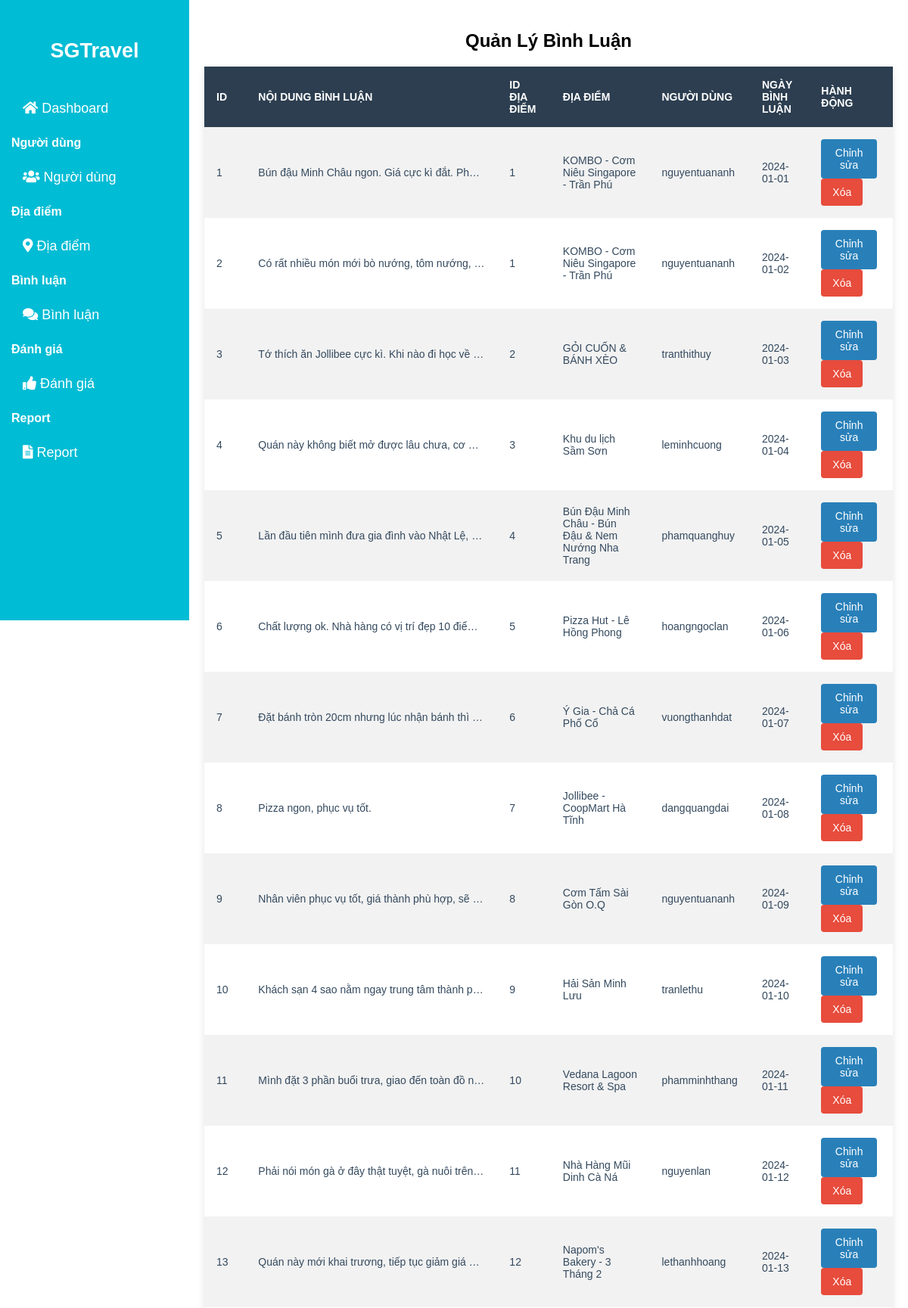
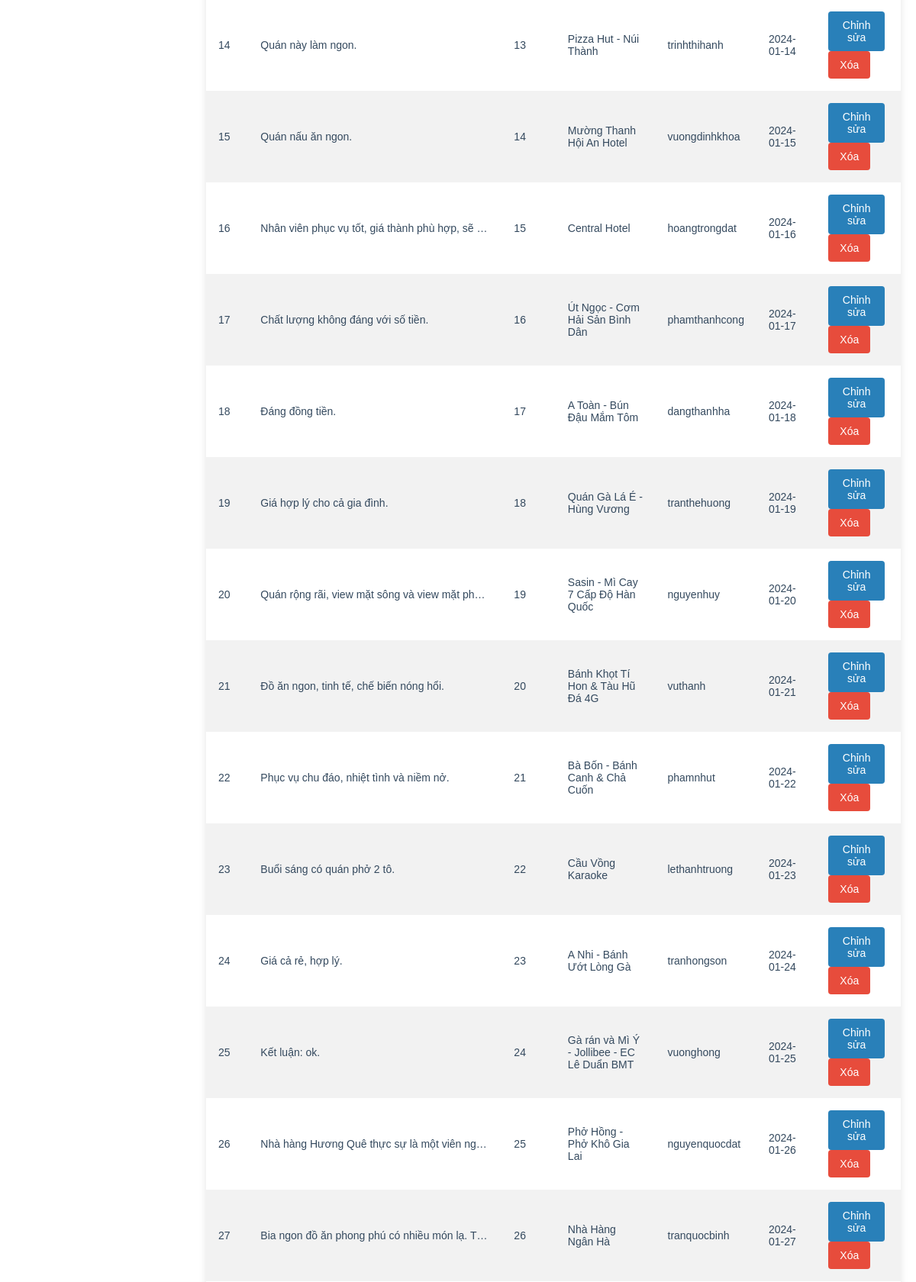
The app's page /admin/comment.php (upper part) with its own data (2 pictures, top to bottom).
### tables this page shows
CREATE TABLE binh_luan (
    id INT AUTO_INCREMENT PRIMARY KEY, 
    noi_dung TEXT NOT NULL,
    id_dia_diem int,
	id_nguoi_dung int,
    ten_dang_nhap VARCHAR(100) NOT NULL, 
    ngay_binh_luan DATE NOT NULL,
	FOREIGN KEY (id_nguoi_dung) REFERENCES tai_khoan(id), 
    FOREIGN KEY (id_dia_diem) REFERENCES dia_diem(id) 
);

CREATE TABLE dia_diem (
    id INT AUTO_INCREMENT PRIMARY KEY,        
    ten_dia_diem VARCHAR(255),                
    dia_chi VARCHAR(255),                     
    so_dien_thoai VARCHAR(20),                
    mo_ta TEXT,                                
    gio_mo_cua TIME,                          
    gio_dong_cua TIME,                        
    loai_hinh VARCHAR(30) NOT NULL,           
    diem_trung_binh DECIMAL(4,2),             
    gia_ca_giao_dong VARCHAR(100),             
    hinh_anh1 TEXT DEFAULT NULL ,
    hinh_anh2 TEXT DEFAULT NULL ,
    hinh_anh3 TEXT DEFAULT NULL,
    so_luot_danh_gia INT DEFAULT 0,           
    link_dia_diem VARCHAR(500)                
);

CREATE TABLE tai_khoan (
    id INT AUTO_INCREMENT PRIMARY KEY, 
    ten_dang_nhap VARCHAR(50) NOT NULL UNIQUE,
    mat_khau VARCHAR(15) NOT NULL,
    phan_quyen INT NOT NULL,   
    email VARCHAR(50) NOT NULL UNIQUE, 
    so_dien_thoai VARCHAR(20), 
    trang_thai VARCHAR(20)
);

### admin/comment.php (the view, shortened to what this page needs)
<!DOCTYPE html>
<html lang="vi">
<head>
    <link href="https://cdnjs.cloudflare.com/ajax/libs/font-awesome/5.15.3/css/all.min.css" rel="stylesheet" />
    <link rel="stylesheet" href="../style/admin/comment.css" />
</head>
<body>
    <?php
     $servername = "localhost";
    $username = "root";
    $password = "";
    $dbname = "sgtravel";
    $port = '3306';
    $conn = new mysqli($servername, $username, $password, $dbname, $port);
    $sql = "SELECT binh_luan.id, binh_luan.noi_dung, binh_luan.id_dia_diem, dia_diem.ten_dia_diem, tai_khoan.ten_dang_nhap AS nguoi_dung, binh_luan.ngay_binh_luan
            FROM binh_luan
            LEFT JOIN dia_diem ON binh_luan.id_dia_diem = dia_diem.id
            LEFT JOIN tai_khoan ON binh_luan.id_nguoi_dung = tai_khoan.id";
    $result = $conn->query($sql);
    $comments = [];
    if ($result->num_rows > 0) {
        while ($row = $result->fetch_assoc()) {
            $comments[] = $row;
        }
    }
    ?>
    <div class="sidebar">
        <a href="./Dashboard.php"><h2>SGTravel</h2></a>
        <div class="menu-section">
            <a href="../admin/Dashboard.php"><i class="fas fa-home"></i> Dashboard</a>
            <h3>Người dùng</h3>
            <a href="../admin/User.php"><i class="fas fa-users"></i> Người dùng</a>
            <h3>Địa điểm</h3>
            <a href="../admin/Diadiem.php"><i class="fas fa-map-marker-alt"></i> Địa điểm</a>
            <h3>Bình luận</h3>
            <a href="../admin/comment.php"><i class="fas fa-comments"></i> Bình luận</a>
            <h3>Đánh giá</h3>
            <a href="../admin/Danhgia.php"><i class="fas fa-thumbs-up"></i> Đánh giá</a>
            <h3>Report</h3>
            <a href="../admin/Report.php"><i class="fas fa-file-alt"></i> Report</a>
        </div>
    </div>
    <div class="container">
        <h2 align="center">Quản Lý Bình Luận</h2>
        <table>
            <tr>
                <th>ID</th>
                <th>Nội dung bình luận</th>
                <th>ID địa điểm</th>
                <th>Địa điểm</th>
                <th>Người dùng</th>
                <th>Ngày bình luận</th>
                <th>Hành động</th>
            </tr>
            <?php foreach ($comments as $comment): ?>
            <tr>
                <td><?php echo $comment['id']; ?></td>
                <td class="comment-content"><?php echo htmlspecialchars($comment['noi_dung']); ?></td>
                <td><?php echo $comment['id_dia_diem']; ?></td>
                <td><?php echo htmlspecialchars($comment['ten_dia_diem']); ?></td>
                <td class="user-info"><?php echo htmlspecialchars($comment['nguoi_dung']); ?></td>
                <td><?php echo $comment['ngay_binh_luan']; ?></td>
                <td>
                    <button>Chỉnh sửa</button>
                    <button>Xóa</button>
                </td>
            </tr>
            <?php endforeach; ?>
        </table>
    </div>
</body>
</html>

### style/admin/comment.css (style rules this page uses)
body { margin: 0; font-family: Arial, sans-serif; }
.sidebar { width: 250px; background-color: #00bcd4; height: 100vh; position: fixed; padding-top: 20px; color: white; }
.sidebar h2 { text-align: center; margin-bottom: 30px; }
.sidebar a { display: block; color: white; padding: 10px; text-decoration: none; font-size: 18px; }
.sidebar .menu-section h3 { margin-left: 15px; font-size: 16px; }
.sidebar .menu-section a { padding-left: 30px; }
.container { max-width: calc(100% - 250px); margin-left: 250px; padding: 20px; box-sizing: border-box; }
table { width: 100%; border-collapse: collapse; background-color: #fff; box-shadow: 0 4px 10px rgba(0, 0, 0, 0.1); margin-bottom: 20px; }
th, td { padding: 16px; text-align: left; font-size: 14px; color: #34495e; }
th { background-color: #2c3e50; color: #fff; text-transform: uppercase; }
tr:nth-child(even) { background-color: #f2f2f2; }
td { vertical-align: middle; }
.comment-content { max-width: 300px; overflow: hidden; text-overflow: ellipsis; white-space: nowrap; }
.user-info { max-width: 150px; overflow: hidden; text-overflow: ellipsis; white-space: nowrap; }
button { padding: 10px 15px; border: none; border-radius: 4px; cursor: pointer; font-size: 14px; color: white; margin-right: 5px; }
button:first-of-type { background-color: #2980b9; }
button:last-of-type { background-color: #e74c3c; }

### records on screen
binh_luan: id "1", noi_dung "Bún đậu Minh Châu ngon. Giá cực kì đắt. Ph…", id_dia_diem "1", id_dia_diem.ten_dia_diem "KOMBO - Cơm Niêu Singapore - Trần Phú", id_nguoi_dung.ten_dang_nhap "nguyentuananh", ngay_binh_luan "2024-01-01"
binh_luan: id "2", noi_dung "Có rất nhiều món mới bò nướng, tôm nướng,…", id_dia_diem "1", id_dia_diem.ten_dia_diem "KOMBO - Cơm Niêu Singapore - Trần Phú", id_nguoi_dung.ten_dang_nhap "nguyentuananh", ngay_binh_luan "2024-01-02"
binh_luan: id "3", noi_dung "Tớ thích ăn Jollibee cực kì. Khi nào đi học về…", id_dia_diem "2", id_dia_diem.ten_dia_diem "GỎI CUỐN & BÁNH XÈO", id_nguoi_dung.ten_dang_nhap "tranthithuy", ngay_binh_luan "2024-01-03"
binh_luan: id "4", noi_dung "Quán này không biết mở được lâu chưa, cơ…", id_dia_diem "3", id_dia_diem.ten_dia_diem "Khu du lịch Sầm Sơn", id_nguoi_dung.ten_dang_nhap "leminhcuong", ngay_binh_luan "2024-01-04"
binh_luan: id "5", noi_dung "Lần đầu tiên mình đưa gia đình vào Nhật Lệ,…", id_dia_diem "4", id_dia_diem.ten_dia_diem "Bún Đậu Minh Châu - Bún Đậu & Nem Nướng Nha Trang", id_nguoi_dung.ten_dang_nhap "phamquanghuy", ngay_binh_luan "2024-01-05"
binh_luan: id "6", noi_dung "Chất lượng ok. Nhà hàng có vị trí đẹp 10 điể…", id_dia_diem "5", id_dia_diem.ten_dia_diem "Pizza Hut - Lê Hồng Phong", id_nguoi_dung.ten_dang_nhap "hoangngoclan", ngay_binh_luan "2024-01-06"
binh_luan: id "7", noi_dung "Đặt bánh tròn 20cm nhưng lúc nhận bánh thì…", id_dia_diem "6", id_dia_diem.ten_dia_diem "Ý Gia - Chả Cá Phố Cổ", id_nguoi_dung.ten_dang_nhap "vuongthanhdat", ngay_binh_luan "2024-01-07"
binh_luan: id "8", noi_dung "Pizza ngon, phục vụ tốt.", id_dia_diem "7", id_dia_diem.ten_dia_diem "Jollibee - CoopMart Hà Tĩnh", id_nguoi_dung.ten_dang_nhap "dangquangdai", ngay_binh_luan "2024-01-08"
binh_luan: id "9", noi_dung "Nhân viên phục vụ tốt, giá thành phù hợp, sẽ…", id_dia_diem "8", id_dia_diem.ten_dia_diem "Cơm Tấm Sài Gòn O.Q", id_nguoi_dung.ten_dang_nhap "nguyentuananh", ngay_binh_luan "2024-01-09"
binh_luan: id "10", noi_dung "Khách sạn 4 sao nằm ngay trung tâm thành p…", id_dia_diem "9", id_dia_diem.ten_dia_diem "Hải Sản Minh Lưu", id_nguoi_dung.ten_dang_nhap "tranlethu", ngay_binh_luan "2024-01-10"
binh_luan: id "11", noi_dung "Mình đặt 3 phần buổi trưa, giao đến toàn đồ n…", id_dia_diem "10", id_dia_diem.ten_dia_diem "Vedana Lagoon Resort & Spa", id_nguoi_dung.ten_dang_nhap "phamminhthang", ngay_binh_luan "2024-01-11"
binh_luan: id "12", noi_dung "Phải nói món gà ở đây thật tuyệt, gà nuôi trên…", id_dia_diem "11", id_dia_diem.ten_dia_diem "Nhà Hàng Mũi Dinh Cà Ná", id_nguoi_dung.ten_dang_nhap "nguyenlan", ngay_binh_luan "2024-01-12"
binh_luan: id "13", noi_dung "Quán này mới khai trương, tiếp tục giảm giá…", id_dia_diem "12", id_dia_diem.ten_dia_diem "Napom's Bakery - 3 Tháng 2", id_nguoi_dung.ten_dang_nhap "lethanhhoang", ngay_binh_luan "2024-01-13"
binh_luan: id "14", noi_dung "Quán này làm ngon.", id_dia_diem "13", id_dia_diem.ten_dia_diem "Pizza Hut - Núi Thành", id_nguoi_dung.ten_dang_nhap "trinhthihanh", ngay_binh_luan "2024-01-14"
binh_luan: id "15", noi_dung "Quán nấu ăn ngon.", id_dia_diem "14", id_dia_diem.ten_dia_diem "Mường Thanh Hội An Hotel", id_nguoi_dung.ten_dang_nhap "vuongdinhkhoa", ngay_binh_luan "2024-01-15"
binh_luan: id "16", noi_dung "Nhân viên phục vụ tốt, giá thành phù hợp, sẽ…", id_dia_diem "15", id_dia_diem.ten_dia_diem "Central Hotel", id_nguoi_dung.ten_dang_nhap "hoangtrongdat", ngay_binh_luan "2024-01-16"
binh_luan: id "17", noi_dung "Chất lượng không đáng với số tiền.", id_dia_diem "16", id_dia_diem.ten_dia_diem "Út Ngọc - Cơm Hải Sản Bình Dân", id_nguoi_dung.ten_dang_nhap "phamthanhcong", ngay_binh_luan "2024-01-17"
binh_luan: id "18", noi_dung "Đáng đồng tiền.", id_dia_diem "17", id_dia_diem.ten_dia_diem "A Toàn - Bún Đậu Mắm Tôm", id_nguoi_dung.ten_dang_nhap "dangthanhha", ngay_binh_luan "2024-01-18"
binh_luan: id "19", noi_dung "Giá hợp lý cho cả gia đình.", id_dia_diem "18", id_dia_diem.ten_dia_diem "Quán Gà Lá É - Hùng Vương", id_nguoi_dung.ten_dang_nhap "tranthehuong", ngay_binh_luan "2024-01-19"
binh_luan: id "20", noi_dung "Quán rộng rãi, view mặt sông và view mặt ph…", id_dia_diem "19", id_dia_diem.ten_dia_diem "Sasin - Mì Cay 7 Cấp Độ Hàn Quốc", id_nguoi_dung.ten_dang_nhap "nguyenhuy", ngay_binh_luan "2024-01-20"
binh_luan: id "21", noi_dung "Đồ ăn ngon, tinh tế, chế biến nóng hổi.", id_dia_diem "20", id_dia_diem.ten_dia_diem "Bánh Khọt Tí Hon & Tàu Hũ Đá 4G", id_nguoi_dung.ten_dang_nhap "vuthanh", ngay_binh_luan "2024-01-21"
binh_luan: id "22", noi_dung "Phục vụ chu đáo, nhiệt tình và niềm nở.", id_dia_diem "21", id_dia_diem.ten_dia_diem "Bà Bốn - Bánh Canh & Chả Cuốn", id_nguoi_dung.ten_dang_nhap "phamnhut", ngay_binh_luan "2024-01-22"
binh_luan: id "23", noi_dung "Buổi sáng có quán phở 2 tô.", id_dia_diem "22", id_dia_diem.ten_dia_diem "Cầu Vồng Karaoke", id_nguoi_dung.ten_dang_nhap "lethanhtruong", ngay_binh_luan "2024-01-23"
binh_luan: id "24", noi_dung "Giá cả rẻ, hợp lý.", id_dia_diem "23", id_dia_diem.ten_dia_diem "A Nhi - Bánh Ướt Lòng Gà", id_nguoi_dung.ten_dang_nhap "tranhongson", ngay_binh_luan "2024-01-24"
binh_luan: id "25", noi_dung "Kết luận: ok.", id_dia_diem "24", id_dia_diem.ten_dia_diem "Gà rán và Mì Ý - Jollibee - EC Lê Duẩn BMT", id_nguoi_dung.ten_dang_nhap "vuonghong", ngay_binh_luan "2024-01-25"
binh_luan: id "26", noi_dung "Nhà hàng Hương Quê thực sự là một viên ng…", id_dia_diem "25", id_dia_diem.ten_dia_diem "Phở Hồng - Phở Khô Gia Lai", id_nguoi_dung.ten_dang_nhap "nguyenquocdat", ngay_binh_luan "2024-01-26"
binh_luan: id "27", noi_dung "Bia ngon đồ ăn phong phú có nhiều món lạ. T…", id_dia_diem "26", id_dia_diem.ten_dia_diem "Nhà Hàng Ngân Hà", id_nguoi_dung.ten_dang_nhap "tranquocbinh", ngay_binh_luan "2024-01-27"
